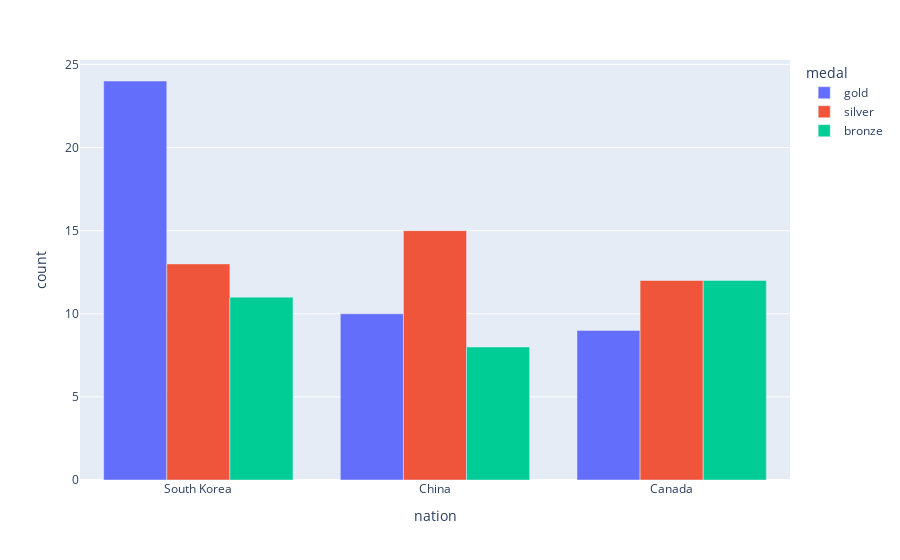

Notebook code for this chart:
### Code cell
fig = px.bar(medals, 
             x="nation", 
             y="count", 
             color="medal",
             barmode="group",
            )
fig.show()

### Figure 1 — Plotly figure (JSON) as saved in the notebook; plotly's stock layout.template omitted (floating-point values rounded to 4 significant figures)
{"data": [{"alignmentgroup": "True", "hovertemplate": "medal=gold<br>nation=%{x}<br>count=%{y}<extra></extra>", "legendgroup": "gold", "marker": {"color": "#636efa", "pattern": {"shape": ""}}, "name": "gold", "offsetgroup": "gold", "orientation": "v", "showlegend": true, "textposition": "auto", "type": "bar", "x": ["South Korea", "China", "Canada"], "xaxis": "x", "y": [24, 10, 9], "yaxis": "y"}, {"alignmentgroup": "True", "hovertemplate": "medal=silver<br>nation=%{x}<br>count=%{y}<extra></extra>", "legendgroup": "silver", "marker": {"color": "#EF553B", "pattern": {"shape": ""}}, "name": "silver", "offsetgroup": "silver", "orientation": "v", "showlegend": true, "textposition": "auto", "type": "bar", "x": ["South Korea", "China", "Canada"], "xaxis": "x", "y": [13, 15, 12], "yaxis": "y"}, {"alignmentgroup": "True", "hovertemplate": "medal=bronze<br>nation=%{x}<br>count=%{y}<extra></extra>", "legendgroup": "bronze", "marker": {"color": "#00cc96", "pattern": {"shape": ""}}, "name": "bronze", "offsetgroup": "bronze", "orientation": "v", "showlegend": true, "textposition": "auto", "type": "bar", "x": ["South Korea", "China", "Canada"], "xaxis": "x", "y": [11, 8, 12], "yaxis": "y"}], "layout": {"barmode": "group", "legend": {"title": {"text": "medal"}, "tracegroupgap": 0}, "margin": {"t": 60}, "xaxis": {"anchor": "y", "domain": [0, 1], "title": {"text": "nation"}}, "yaxis": {"anchor": "x", "domain": [0, 1], "title": {"text": "count"}}}}
